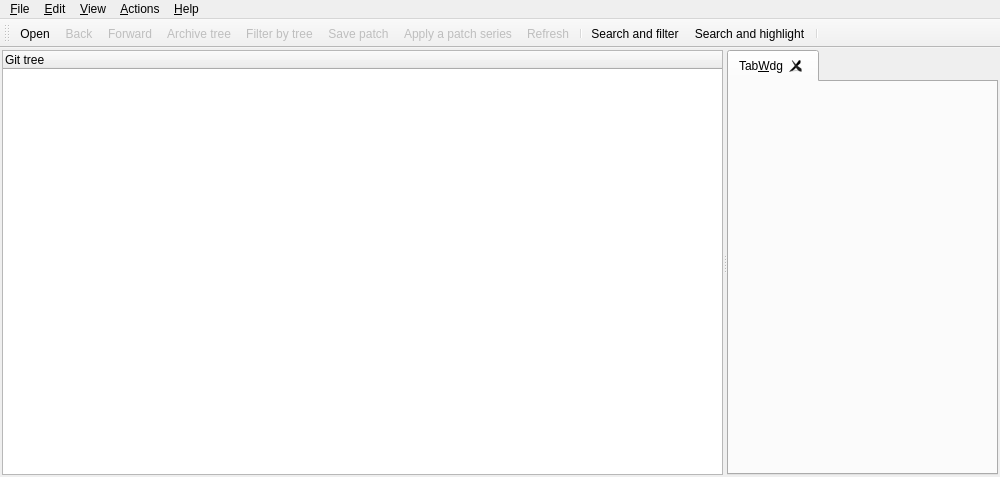
<?xml version="1.0" encoding="UTF-8"?>
<ui version="4.0">
 <class>MainWindow</class>
 <widget class="QMainWindow" name="MainWindow">
  <property name="geometry">
   <rect>
    <x>0</x>
    <y>0</y>
    <width>1000</width>
    <height>477</height>
   </rect>
  </property>
  <property name="acceptDrops">
   <bool>true</bool>
  </property>
  <property name="windowTitle">
   <string>QGit</string>
  </property>
  <property name="windowIcon">
   <iconset resource="icons.qrc">
    <normaloff>:/icons/resources/qgit.png</normaloff>:/icons/resources/qgit.png</iconset>
  </property>
  <widget class="QWidget" name="widget">
   <layout class="QHBoxLayout">
    <property name="spacing">
     <number>6</number>
    </property>
    <property name="leftMargin">
     <number>2</number>
    </property>
    <property name="topMargin">
     <number>2</number>
    </property>
    <property name="rightMargin">
     <number>2</number>
    </property>
    <property name="bottomMargin">
     <number>2</number>
    </property>
    <item>
     <widget class="QSplitter" name="treeSplitter">
      <property name="orientation">
       <enum>Qt::Horizontal</enum>
      </property>
      <widget class="TreeView" name="treeView">
       <property name="contextMenuPolicy">
        <enum>Qt::CustomContextMenu</enum>
       </property>
       <property name="selectionMode">
        <enum>QAbstractItemView::ExtendedSelection</enum>
       </property>
       <property name="rootIsDecorated">
        <bool>false</bool>
       </property>
       <property name="columnCount">
        <number>1</number>
       </property>
       <column>
        <property name="text">
         <string>Git tree</string>
        </property>
       </column>
      </widget>
      <widget class="TabWidget" name="tabWidget">
       <property name="tabsClosable">
        <bool>true</bool>
       </property>
       <widget class="QWidget" name="TabWdg">
        <attribute name="title">
         <string>Tab&amp;Wdg</string>
        </attribute>
       </widget>
      </widget>
     </widget>
    </item>
   </layout>
  </widget>
  <widget class="QToolBar" name="toolBar">
   <property name="windowTitle">
    <string>Toolbar</string>
   </property>
   <property name="orientation">
    <enum>Qt::Horizontal</enum>
   </property>
   <attribute name="toolBarArea">
    <enum>TopToolBarArea</enum>
   </attribute>
   <attribute name="toolBarBreak">
    <bool>false</bool>
   </attribute>
   <addaction name="actOpenRepo"/>
   <addaction name="actBack"/>
   <addaction name="actForward"/>
   <addaction name="actShowTree"/>
   <addaction name="actFilterTree"/>
   <addaction name="actMailFormatPatch"/>
   <addaction name="actMailApplyPatch"/>
   <addaction name="actRefresh"/>
   <addaction name="separator"/>
   <addaction name="actSearchAndFilter"/>
   <addaction name="actSearchAndHighlight"/>
   <addaction name="separator"/>
  </widget>
  <widget class="QMenuBar" name="MenuBarEditor">
   <property name="geometry">
    <rect>
     <x>0</x>
     <y>0</y>
     <width>1000</width>
     <height>23</height>
    </rect>
   </property>
   <widget class="QMenu" name="mnuHelp">
    <property name="title">
     <string>&amp;Help</string>
    </property>
    <addaction name="actHelp"/>
    <addaction name="actAbout"/>
   </widget>
   <widget class="QMenu" name="mnuFile">
    <property name="title">
     <string>&amp;File</string>
    </property>
    <property name="separatorsCollapsible">
     <bool>true</bool>
    </property>
    <addaction name="actOpenRepo"/>
    <addaction name="actOpenRepoNewWindow"/>
    <addaction name="actRefresh"/>
    <addaction name="actSaveFile"/>
    <addaction name="actMailFormatPatch"/>
    <addaction name="actMailApplyPatch"/>
    <addaction name="separator"/>
    <addaction name="actClose"/>
    <addaction name="actExit"/>
    <addaction name="separator"/>
   </widget>
   <widget class="QMenu" name="mnuEdit">
    <property name="title">
     <string>&amp;Edit</string>
    </property>
    <addaction name="actCommit"/>
    <addaction name="actAmend"/>
    <addaction name="actCheckout"/>
    <addaction name="actBranch"/>
    <addaction name="actTag"/>
    <addaction name="actDelete"/>
    <addaction name="actPush"/>
    <addaction name="actPop"/>
    <addaction name="separator"/>
    <addaction name="actFind"/>
    <addaction name="actFindNext"/>
    <addaction name="separator"/>
    <addaction name="actSettings"/>
   </widget>
   <widget class="QMenu" name="mnuActions">
    <property name="title">
     <string>&amp;Actions</string>
    </property>
    <addaction name="actCustomActionSetup"/>
   </widget>
   <widget class="QMenu" name="mnuView">
    <property name="title">
     <string>&amp;View</string>
    </property>
    <addaction name="actBack"/>
    <addaction name="actForward"/>
    <addaction name="separator"/>
    <addaction name="actRangeDlg"/>
    <addaction name="separator"/>
    <addaction name="actCheckWorkDir"/>
    <addaction name="actMarkDiffToSha"/>
    <addaction name="separator"/>
    <addaction name="actViewRev"/>
    <addaction name="actViewDiff"/>
    <addaction name="actViewDiffNewTab"/>
    <addaction name="actViewFile"/>
    <addaction name="actViewFileNewTab"/>
    <addaction name="actExternalDiff"/>
    <addaction name="actExternalEditor"/>
    <addaction name="actShowTree"/>
    <addaction name="actSplitView"/>
    <addaction name="actToggleLogsDiff"/>
    <addaction name="actShowDescHeader"/>
    <addaction name="actFilterTree"/>
   </widget>
   <addaction name="mnuFile"/>
   <addaction name="mnuEdit"/>
   <addaction name="mnuView"/>
   <addaction name="mnuActions"/>
   <addaction name="separator"/>
   <addaction name="mnuHelp"/>
  </widget>
  <action name="actOpenRepo">
   <property name="icon">
    <iconset theme="document-open-folder" resource="icons.qrc">
     <normaloff>:/icons/resources/folder_open.png</normaloff>:/icons/resources/folder_open.png</iconset>
   </property>
   <property name="text">
    <string>&amp;Open...</string>
   </property>
   <property name="iconText">
    <string>Open</string>
   </property>
   <property name="shortcut">
    <string>Ctrl+O</string>
   </property>
  </action>
  <action name="actExit">
   <property name="icon">
    <iconset theme="system-log-out">
     <normaloff>.</normaloff>.</iconset>
   </property>
   <property name="text">
    <string>E&amp;xit</string>
   </property>
   <property name="iconText">
    <string>Exit</string>
   </property>
   <property name="shortcut">
    <string>Q</string>
   </property>
  </action>
  <action name="actAbout">
   <property name="icon">
    <iconset resource="icons.qrc">
     <normaloff>:/icons/resources/qgit.png</normaloff>:/icons/resources/qgit.png</iconset>
   </property>
   <property name="text">
    <string>&amp;About QGit</string>
   </property>
   <property name="iconText">
    <string>About</string>
   </property>
   <property name="shortcut">
    <string/>
   </property>
  </action>
  <action name="actMailFormatPatch">
   <property name="enabled">
    <bool>false</bool>
   </property>
   <property name="icon">
    <iconset theme="mail-send" resource="icons.qrc">
     <normaloff>:/icons/resources/mail_send.png</normaloff>:/icons/resources/mail_send.png</iconset>
   </property>
   <property name="text">
    <string>&amp;Save patch...</string>
   </property>
   <property name="iconText">
    <string>Save patch</string>
   </property>
   <property name="toolTip">
    <string>Save a patch series to be sent by e-mail</string>
   </property>
  </action>
  <action name="actHelp">
   <property name="icon">
    <iconset theme="help-contents" resource="icons.qrc">
     <normaloff>:/icons/resources/help.png</normaloff>:/icons/resources/help.png</iconset>
   </property>
   <property name="text">
    <string>QGit ha&amp;ndbook</string>
   </property>
   <property name="iconText">
    <string>Handbook</string>
   </property>
   <property name="shortcut">
    <string>F1</string>
   </property>
  </action>
  <action name="actSettings">
   <property name="icon">
    <iconset theme="configure" resource="icons.qrc">
     <normaloff>:/icons/resources/configure.png</normaloff>:/icons/resources/configure.png</iconset>
   </property>
   <property name="text">
    <string>&amp;Settings...</string>
   </property>
   <property name="iconText">
    <string>Settings</string>
   </property>
   <property name="menuRole">
    <enum>QAction::PreferencesRole</enum>
   </property>
  </action>
  <action name="actCommit">
   <property name="enabled">
    <bool>false</bool>
   </property>
   <property name="icon">
    <iconset resource="icons.qrc">
     <normaloff>:/icons/resources/vcs_commit.png</normaloff>:/icons/resources/vcs_commit.png</iconset>
   </property>
   <property name="text">
    <string>&amp;Commit...</string>
   </property>
   <property name="iconText">
    <string>Commit</string>
   </property>
   <property name="toolTip">
    <string>Commit changes</string>
   </property>
   <property name="shortcut">
    <string>!</string>
   </property>
  </action>
  <action name="actTag">
   <property name="enabled">
    <bool>false</bool>
   </property>
   <property name="icon">
    <iconset theme="tag">
     <normaloff>.</normaloff>.</iconset>
   </property>
   <property name="text">
    <string>Make &amp;tag...</string>
   </property>
   <property name="iconText">
    <string>Make tag</string>
   </property>
   <property name="toolTip">
    <string>Tag selected revision</string>
   </property>
   <property name="shortcut">
    <string>Ctrl+T</string>
   </property>
  </action>
  <action name="actOpenRepoNewWindow">
   <property name="icon">
    <iconset theme="window-new">
     <normaloff>.</normaloff>.</iconset>
   </property>
   <property name="text">
    <string>Open in a &amp;new window...</string>
   </property>
   <property name="iconText">
    <string>Open in a &amp;new window</string>
   </property>
   <property name="shortcut">
    <string>Ctrl+N</string>
   </property>
  </action>
  <action name="actClose">
   <property name="icon">
    <iconset theme="window-close">
     <normaloff>.</normaloff>.</iconset>
   </property>
   <property name="text">
    <string>&amp;Close</string>
   </property>
   <property name="iconText">
    <string>Close</string>
   </property>
   <property name="shortcut">
    <string>Alt+W</string>
   </property>
  </action>
  <action name="actMailApplyPatch">
   <property name="enabled">
    <bool>false</bool>
   </property>
   <property name="icon">
    <iconset theme="mail-receive" resource="icons.qrc">
     <normaloff>:/icons/resources/mail_get.png</normaloff>:/icons/resources/mail_get.png</iconset>
   </property>
   <property name="text">
    <string>Apply &amp;patch...</string>
   </property>
   <property name="iconText">
    <string>Apply a patch series</string>
   </property>
  </action>
  <action name="actPush">
   <property name="enabled">
    <bool>false</bool>
   </property>
   <property name="text">
    <string>&amp;Push patch</string>
   </property>
   <property name="iconText">
    <string>Push patch</string>
   </property>
   <property name="toolTip">
    <string>Push this patch on StGIT stack</string>
   </property>
   <property name="shortcut">
    <string>PgUp</string>
   </property>
  </action>
  <action name="actPop">
   <property name="enabled">
    <bool>false</bool>
   </property>
   <property name="text">
    <string>P&amp;op patch</string>
   </property>
   <property name="iconText">
    <string>Pop patch</string>
   </property>
   <property name="toolTip">
    <string>Pop patches from StGIT stack until this one included</string>
   </property>
   <property name="shortcut">
    <string>PgDown</string>
   </property>
  </action>
  <action name="actRefresh">
   <property name="enabled">
    <bool>false</bool>
   </property>
   <property name="icon">
    <iconset theme="view-refresh" resource="icons.qrc">
     <normaloff>:/icons/resources/reload.png</normaloff>:/icons/resources/reload.png</iconset>
   </property>
   <property name="iconText">
    <string>Refresh</string>
   </property>
   <property name="toolTip">
    <string>Refresh view (F5)</string>
   </property>
   <property name="shortcut">
    <string>F5</string>
   </property>
  </action>
  <action name="actViewDiff">
   <property name="enabled">
    <bool>false</bool>
   </property>
   <property name="text">
    <string>View &amp;patch</string>
   </property>
   <property name="iconText">
    <string>View patch</string>
   </property>
   <property name="toolTip">
    <string>Double click on revision log as a shortcut</string>
   </property>
   <property name="statusTip">
    <string>Double click on revision log as a shortcut</string>
   </property>
   <property name="shortcut">
    <string>Ctrl+P</string>
   </property>
  </action>
  <action name="actViewFile">
   <property name="enabled">
    <bool>false</bool>
   </property>
   <property name="text">
    <string>View file</string>
   </property>
   <property name="iconText">
    <string>View file</string>
   </property>
   <property name="toolTip">
    <string>Double click on file name as a shortcut</string>
   </property>
   <property name="statusTip">
    <string>Double click on file name as a shortcut</string>
   </property>
   <property name="shortcut">
    <string>Ctrl+A</string>
   </property>
  </action>
  <action name="actSaveFile">
   <property name="enabled">
    <bool>false</bool>
   </property>
   <property name="icon">
    <iconset theme="document-save-as">
     <normaloff>.</normaloff>.</iconset>
   </property>
   <property name="text">
    <string>Save file &amp;as...</string>
   </property>
   <property name="iconText">
    <string>Save file as...</string>
   </property>
   <property name="toolTip">
    <string>Save selected file</string>
   </property>
   <property name="shortcut">
    <string>Ctrl+S</string>
   </property>
  </action>
  <action name="actFilterTree">
   <property name="checkable">
    <bool>true</bool>
   </property>
   <property name="enabled">
    <bool>false</bool>
   </property>
   <property name="icon">
    <iconset theme="tools-wizard" resource="icons.qrc">
     <normaloff>:/icons/resources/wizard.png</normaloff>:/icons/resources/wizard.png</iconset>
   </property>
   <property name="text">
    <string>Toggle filter by tree</string>
   </property>
   <property name="iconText">
    <string>Filter by tree</string>
   </property>
   <property name="toolTip">
    <string>Filter by tree selection, multiple selections allowed</string>
   </property>
  </action>
  <action name="actShowTree">
   <property name="checkable">
    <bool>true</bool>
   </property>
   <property name="enabled">
    <bool>false</bool>
   </property>
   <property name="icon">
    <iconset theme="view-list-tree" resource="icons.qrc">
     <normaloff>:/icons/resources/view_tree.png</normaloff>:/icons/resources/view_tree.png</iconset>
   </property>
   <property name="text">
    <string>Toggle tree view</string>
   </property>
   <property name="iconText">
    <string>Archive tree</string>
   </property>
   <property name="toolTip">
    <string>Toggle tree view (T)</string>
   </property>
   <property name="shortcut">
    <string>T</string>
   </property>
  </action>
  <action name="actDelete">
   <property name="enabled">
    <bool>false</bool>
   </property>
   <property name="icon">
    <iconset theme="edit-delete">
     <normaloff>.</normaloff>.</iconset>
   </property>
   <property name="text">
    <string>&amp;Delete references...</string>
   </property>
   <property name="iconText">
    <string>Delete tag</string>
   </property>
   <property name="toolTip">
    <string>Remove selected reference names</string>
   </property>
  </action>
  <action name="actCheckWorkDir">
   <property name="checkable">
    <bool>true</bool>
   </property>
   <property name="enabled">
    <bool>false</bool>
   </property>
   <property name="icon">
    <iconset theme="folder-sync">
     <normaloff>.</normaloff>.</iconset>
   </property>
   <property name="text">
    <string>&amp;Check working directory</string>
   </property>
   <property name="iconText">
    <string>Check working dir</string>
   </property>
   <property name="toolTip">
    <string>Check working directory</string>
   </property>
  </action>
  <action name="actMarkDiffToSha">
   <property name="text">
    <string>&amp;Mark for diff</string>
   </property>
   <property name="iconText">
    <string>Mark for diff</string>
   </property>
   <property name="toolTip">
    <string>Mark selected revision to diff against</string>
   </property>
  </action>
  <action name="actExternalDiff">
   <property name="enabled">
    <bool>false</bool>
   </property>
   <property name="text">
    <string>E&amp;xternal diff...</string>
   </property>
   <property name="iconText">
    <string>Launch external diff viewer</string>
   </property>
   <property name="shortcut">
    <string>Ctrl+D</string>
   </property>
  </action>
  <action name="actExternalEditor">
   <property name="enabled">
    <bool>false</bool>
   </property>
   <property name="text">
    <string>External &amp;editor...</string>
   </property>
   <property name="iconText">
    <string>Launch external editor</string>
   </property>
   <property name="shortcut">
    <string>Ctrl+E</string>
   </property>
  </action>
  <action name="actViewRev">
   <property name="enabled">
    <bool>false</bool>
   </property>
   <property name="text">
    <string>View revision</string>
   </property>
   <property name="iconText">
    <string>View revision</string>
   </property>
   <property name="toolTip">
    <string>Double click on a revision in file history as a shortcut</string>
   </property>
   <property name="shortcut">
    <string>Ctrl+R</string>
   </property>
  </action>
  <action name="actSplitView">
   <property name="icon">
    <iconset theme="view-split-top-bottom" resource="icons.qrc">
     <normaloff>:/icons/resources/view_top_bottom.png</normaloff>:/icons/resources/view_top_bottom.png</iconset>
   </property>
   <property name="text">
    <string>Toggle split view</string>
   </property>
   <property name="iconText">
    <string>Toggle split view</string>
   </property>
   <property name="toolTip">
    <string>Hide/unhide secondary pane</string>
   </property>
   <property name="shortcut">
    <string>S</string>
   </property>
  </action>
  <action name="actFind">
   <property name="icon">
    <iconset theme="edit-find">
     <normaloff>.</normaloff>.</iconset>
   </property>
   <property name="text">
    <string>&amp;Find...</string>
   </property>
   <property name="iconText">
    <string>Find text in current view...</string>
   </property>
   <property name="shortcut">
    <string>Ctrl+F</string>
   </property>
  </action>
  <action name="actFindNext">
   <property name="text">
    <string>Find &amp;next</string>
   </property>
   <property name="iconText">
    <string>Find next</string>
   </property>
   <property name="toolTip">
    <string>Go to next occurrence of searched text</string>
   </property>
   <property name="shortcut">
    <string>F3</string>
   </property>
  </action>
  <action name="actForward">
   <property name="enabled">
    <bool>false</bool>
   </property>
   <property name="icon">
    <iconset theme="go-next" resource="icons.qrc">
     <normaloff>:/icons/resources/next.png</normaloff>:/icons/resources/next.png</iconset>
   </property>
   <property name="text">
    <string>&amp;Forward</string>
   </property>
   <property name="iconText">
    <string>Forward</string>
   </property>
   <property name="shortcut">
    <string>Alt+Right</string>
   </property>
  </action>
  <action name="actBack">
   <property name="enabled">
    <bool>false</bool>
   </property>
   <property name="icon">
    <iconset theme="go-previous" resource="icons.qrc">
     <normaloff>:/icons/resources/previous.png</normaloff>:/icons/resources/previous.png</iconset>
   </property>
   <property name="text">
    <string>&amp;Back</string>
   </property>
   <property name="iconText">
    <string>Back</string>
   </property>
   <property name="shortcut">
    <string>Alt+Left</string>
   </property>
  </action>
  <action name="actCustomActionSetup">
   <property name="icon">
    <iconset theme="bookmarks" resource="icons.qrc">
     <normaloff>:/icons/resources/bookmark.png</normaloff>:/icons/resources/bookmark.png</iconset>
   </property>
   <property name="text">
    <string>&amp;Setup actions...</string>
   </property>
   <property name="iconText">
    <string>Setup actions...</string>
   </property>
   <property name="menuRole">
    <enum>QAction::NoRole</enum>
   </property>
  </action>
  <action name="actViewFileNewTab">
   <property name="enabled">
    <bool>false</bool>
   </property>
   <property name="icon">
    <iconset theme="tab-new">
     <normaloff>.</normaloff>.</iconset>
   </property>
   <property name="text">
    <string>View file in new tab</string>
   </property>
   <property name="iconText">
    <string>View file in new tab</string>
   </property>
   <property name="shortcut">
    <string>Ctrl+Shift+A</string>
   </property>
  </action>
  <action name="actViewDiffNewTab">
   <property name="enabled">
    <bool>false</bool>
   </property>
   <property name="icon">
    <iconset theme="tab-new">
     <normaloff>.</normaloff>.</iconset>
   </property>
   <property name="text">
    <string>View patch in new tab</string>
   </property>
   <property name="iconText">
    <string>View patch in new tab</string>
   </property>
   <property name="shortcut">
    <string>Ctrl+Shift+P</string>
   </property>
  </action>
  <action name="actSearchAndFilter">
   <property name="checkable">
    <bool>true</bool>
   </property>
   <property name="enabled">
    <bool>true</bool>
   </property>
   <property name="icon">
    <iconset theme="view-filter" resource="icons.qrc">
     <normaloff>:/icons/resources/filter.png</normaloff>:/icons/resources/filter.png</iconset>
   </property>
   <property name="text">
    <string>Search and filter</string>
   </property>
   <property name="statusTip">
    <string>Toggle filter</string>
   </property>
  </action>
  <action name="actSearchAndHighlight">
   <property name="checkable">
    <bool>true</bool>
   </property>
   <property name="enabled">
    <bool>true</bool>
   </property>
   <property name="icon">
    <iconset theme="edit-find" resource="icons.qrc">
     <normaloff>:/icons/resources/find.png</normaloff>:/icons/resources/find.png</iconset>
   </property>
   <property name="text">
    <string>Search and highlight</string>
   </property>
   <property name="statusTip">
    <string>Toggle match highlight</string>
   </property>
  </action>
  <action name="actShowDescHeader">
   <property name="checkable">
    <bool>true</bool>
   </property>
   <property name="checked">
    <bool>true</bool>
   </property>
   <property name="text">
    <string>Show &amp;header info</string>
   </property>
   <property name="iconText">
    <string>Show header info</string>
   </property>
   <property name="toolTip">
    <string>Show revision description header info</string>
   </property>
   <property name="shortcut">
    <string>H</string>
   </property>
  </action>
  <action name="actToggleLogsDiff">
   <property name="text">
    <string>Toggle message/diff</string>
   </property>
   <property name="iconText">
    <string>Toggle message/diff</string>
   </property>
   <property name="toolTip">
    <string>Toggle between messages and patch content\n in revision description pane</string>
   </property>
   <property name="shortcut">
    <string>M</string>
   </property>
  </action>
  <action name="actRangeDlg">
   <property name="icon">
    <iconset theme="edit-select" resource="icons.qrc">
     <normaloff>:/icons/resources/range_select.png</normaloff>:/icons/resources/range_select.png</iconset>
   </property>
   <property name="text">
    <string>Select range...</string>
   </property>
   <property name="toolTip">
    <string>Show 'Select range' dialog</string>
   </property>
  </action>
  <action name="actAmend">
   <property name="icon">
    <iconset theme="edit-entry">
     <normaloff>.</normaloff>.</iconset>
   </property>
   <property name="text">
    <string>&amp;Amend commit...</string>
   </property>
   <property name="toolTip">
    <string>Amend previous commit</string>
   </property>
   <property name="shortcut">
    <string>@</string>
   </property>
  </action>
  <action name="actBranch">
   <property name="enabled">
    <bool>false</bool>
   </property>
   <property name="text">
    <string>Make &amp;branch...</string>
   </property>
   <property name="toolTip">
    <string>Make new branch on selected revision</string>
   </property>
   <property name="shortcut">
    <string>Ctrl+B</string>
   </property>
  </action>
  <action name="actCheckout">
   <property name="text">
    <string>&amp;Checkout...</string>
   </property>
   <property name="iconText">
    <string>Checkout</string>
   </property>
   <property name="toolTip">
    <string>Checkout selected revision</string>
   </property>
   <property name="shortcut">
    <string>Ctrl+C</string>
   </property>
  </action>
 </widget>
 <layoutdefault spacing="6" margin="11"/>
 <customwidgets>
  <customwidget>
   <class>TreeView</class>
   <extends>QTreeWidget</extends>
   <header>treeview.h</header>
  </customwidget>
  <customwidget>
   <class>TabWidget</class>
   <extends>QTabWidget</extends>
   <header>tabwidget.h</header>
   <container>1</container>
  </customwidget>
 </customwidgets>
 <resources>
  <include location="icons.qrc"/>
 </resources>
 <connections/>
</ui>
